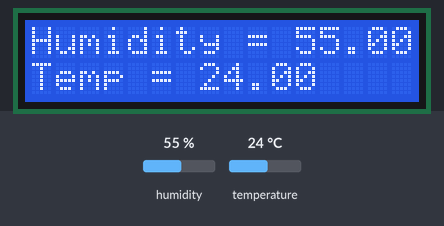
Bench run of a sketch on a simulated Arduino Uno, built with avr-gcc and run on an emulated ATmega328P. Shown: 16×2 character LCD. Inputs (shaded band) come from the test bench; at power-on: humidity 55 %, temperature 24 °C. What the sketch prints to the serial monitor is not drawn.

Above: at 4.1 s.
4.2 s: humidity set to 22 %
At 8.3 s:
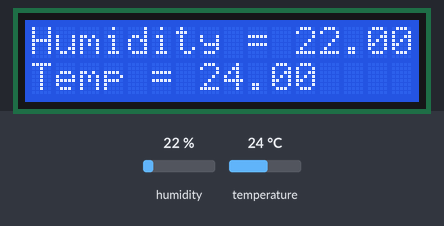
9.4 s: temperature set to 12 °C
At 10.9 s:
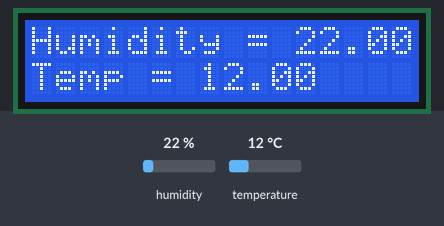
14.6 s: humidity set to 40 %
At 18.6 s:
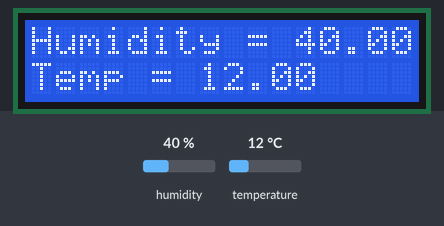
19.8 s: temperature set to 19 °C
At 22.4 s:
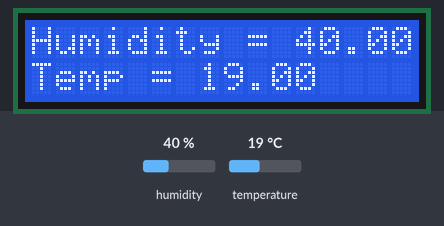
Timing chart, 0 to 23.9 s (numbered marks = the images above; inputs shaded):
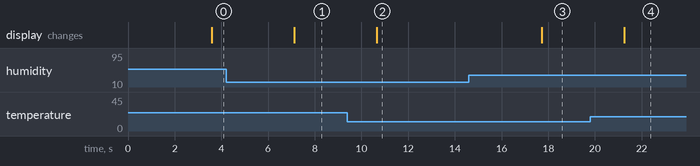

Measured:
- after the input at 4.2 s, the display: changes after 2.9 s (image 1)
- after the input at 9.4 s, the display: changes after 1.3 s (image 2)
- after the input at 14.6 s, the display: changes after 3.1 s (image 3)
- after the input at 19.8 s, the display: changes after 1.4 s (image 4)

The sketch:

temp-humidity_sensor.ino
```cpp
// Breakout Room 7

// Proper variable declaration and assigned value
// based on digital pin connected to on the Arduino board

//Include necessary library
#include <LiquidCrystal.h>
#include "DHT.h"

LiquidCrystal lcd(3, 2, 4, 5, 6, 7);

#define DHT_PIN 9

#define DHTTYPE DHT11


DHT dht(DHT_PIN, DHTTYPE);

// float hum;
// float temp;

void setup()
{
    Serial.begin (9600);
    // Configuring declared pins are input or output
    lcd.begin(16,2);
    dht.begin();

}

void loop()
{
    delay(3500);

    float hum = dht.readHumidity();
    float temp = dht.readTemperature(false);

    lcd.clear();
    lcd.setCursor(0,0);
    lcd.print("Humidity = ");
    lcd.print(hum);
    Serial.print("Humidity = ");
    Serial.println(hum);


    lcd.setCursor(0,1); //set the cursor to column 0 and line 1
    lcd.print("Temp = ");
    lcd.print(temp);
    Serial.print("Temp = ");
    Serial.println(temp);

    // Check if any reads failed and exit early (to try again).
    if (isnan(hum)) {
      Serial.println(F("Failed to read from DHT sensor!"));
      return;
    }
}
```
